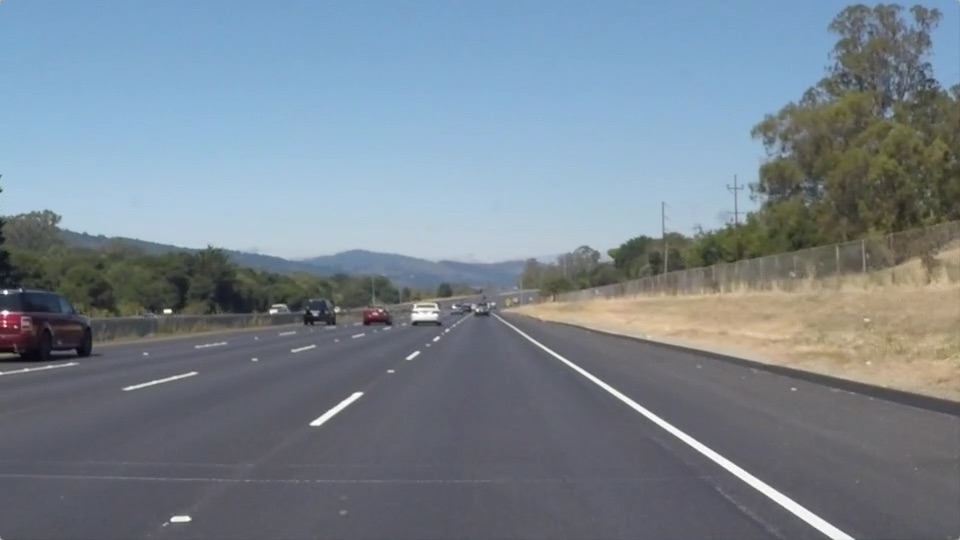
#> input picture lineDetector/test_images/solidWhiteRight.jpg, 960 x 540 px, given in place of the camera
$ python main.py
#> lines starting #> are read from the running program, lines starting #| are printed output that depends on the picture; after the words box and inside, x2 and y2 are one past the last pixel; in counts of white or black regions, pixels touching at a corner belong together
import numpy as np
import cv2 as cv

cap = cv.VideoCapture(0)

while(True):
   ret, frame = cap.read()
#> frame is the input picture: shape (540, 960, 3); mean B, G, R 143.7, 132.6, 120.3

   hsv = cv.cvtColor(frame, cv.COLOR_BGR2HSV)
#> hsv: shape (540, 960, 3); mean H, S, V 95, 51.9, 149.2

   hsv = cv.blur(hsv, (5, 5))
#> hsv: shape (540, 960, 3); mean H, S, V 95, 51.9, 149.2

   lower = np.array([56, 91, 149])
   upper = np.array([255, 255, 255])
   thresh = cv.inRange(hsv, lower, upper)
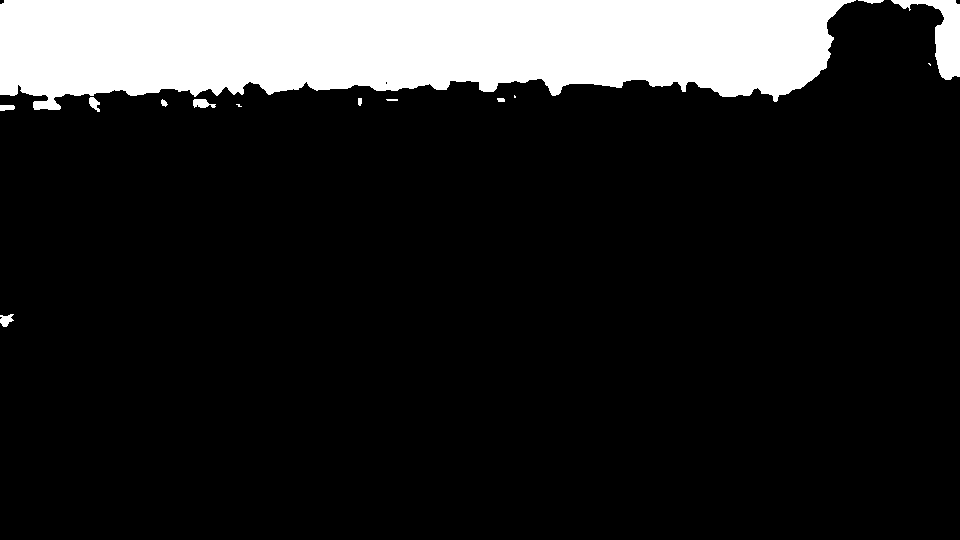
#> thresh: shape (540, 960); 14.8% white; 14 white regions (3 under 20 px), largest, box (x1, y1, x2, y2) and area: (0, 0, 856, 110) 74230, (891, 0, 960, 80) 1977, (193, 99, 216, 108) 141

   thresh = cv.erode(thresh, None, iterations=2)
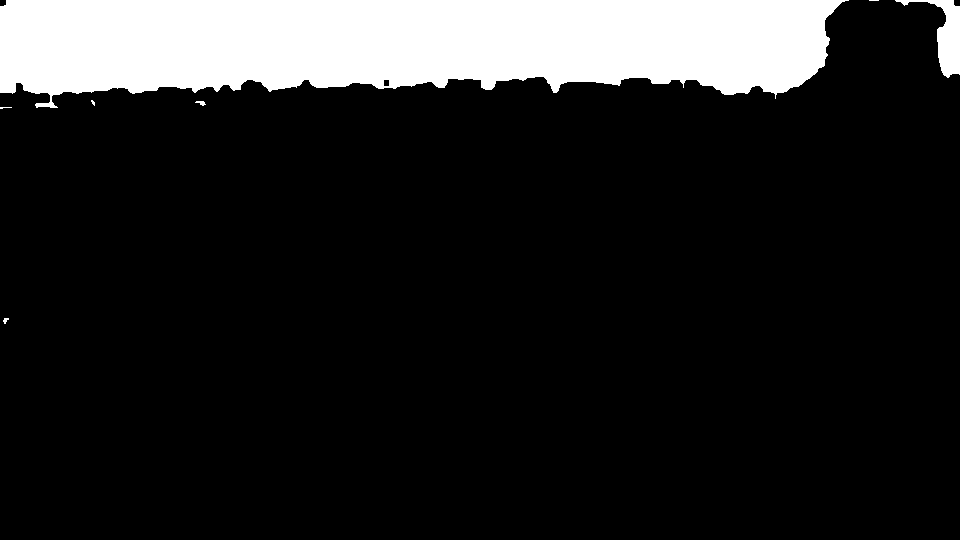
#> thresh: shape (540, 960); 14.1% white; 7 white regions (3 under 20 px), largest, box (x1, y1, x2, y2) and area: (0, 0, 849, 108) 71426, (895, 0, 960, 78) 1588, (195, 101, 206, 106) 31, (3, 318, 9, 324) 22
   thresh = cv.dilate(thresh, None, iterations=4)
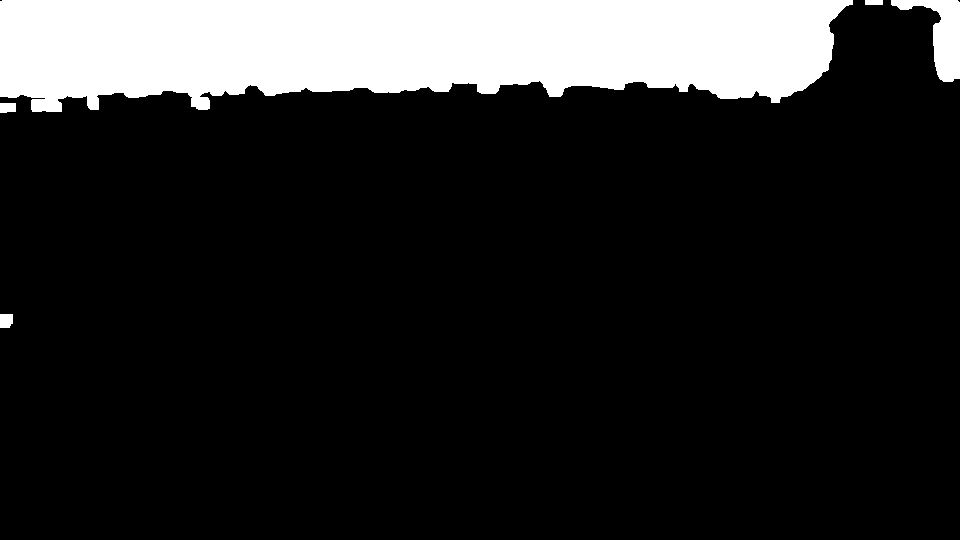
#> thresh: shape (540, 960); 15.4% white; 5 white regions

   contours = cv.findContours(thresh.copy(), cv.RETR_TREE, cv.CHAIN_APPROX_SIMPLE)
#> contours = 5 contours; box (x1, y1, x2, y2) and area: (0, 0, 853, 112) 76149, (891, 0, 960, 82) 2186, (0, 314, 13, 328) 147, (0, 103, 16, 113) 126, (865, 0, 883, 5) 68
   contours=contours[1]
#> contours = [[1, -1, -1, -1], [2, 0, -1, -1], [3, 1, -1, -1], [4, 2, -1, -1], [-1, 3, -1, -1]]
   for cnt in contours:
#> (the run stopped early here; a loop or call above may not have finished)
